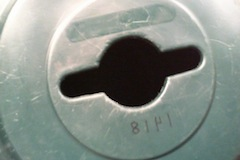
#> input picture robot-vision/GreenBinPhotos/BIn5.jpg, 240 x 160 px
$ python -i detectBlack.py   (imports and definitions only)   (older library calls are emulated)
#> lines starting #> are read from the running program, lines starting #| are printed output that depends on the picture; after the words box and inside, x2 and y2 are one past the last pixel; in counts of white or black regions, pixels touching at a corner belong together
#> further down, picture is the input picture: shape (160, 240, 3); mean B, G, R 136.7, 143.4, 134.8
import cv2
import numpy as np
import networktables

def threshold_range(im, lo, hi):
    unused, t1 = cv2.threshold(im, lo, 255, type=cv2.THRESH_BINARY)
    unused, t2 = cv2.threshold(im, hi, 255, type=cv2.THRESH_BINARY_INV)

    return cv2.bitwise_and(t1, t2)

def detect_black(img):

    width = img.shape[0]
#> width = 160

    #convert the color to hsv
    hsv = cv2.cvtColor(img, cv2.COLOR_BGR2HSV)
#> hsv: shape (160, 240, 3); mean H, S, V 55.2, 36.8, 145.2

    #split into images for each of those variables
    h, s, v = cv2.split(hsv)
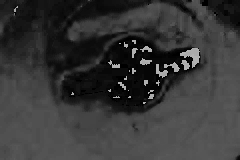
#> h: shape (160, 240); min 0, max 178, mean 55.2
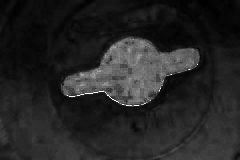
#> s: shape (160, 240); min 0, max 255, mean 36.8

    #look for a certain range of each variable
    s = threshold_range(s, 10, 160)
#> in threshold_range, `unused, t1 = cv2.threshold(im, lo, 255, type=cv2.THRESH_BINARY)`:
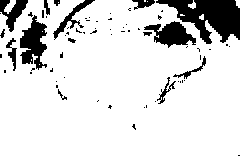
#> t1: shape (160, 240); 86.5% white; 68 black regions (53 under 20 px), largest, box (x1, y1, x2, y2) and area: (156, 0, 240, 44) 1980, (20, 15, 47, 70) 849, (144, 21, 196, 48) 725
#> in threshold_range, `unused, t1 = cv2.threshold(im, lo, 255, type=cv2.THRESH_BINARY)`: unused = 10
#> in threshold_range, `unused, t2 = cv2.threshold(im, hi, 255, type=cv2.THRESH_BINARY_INV)`: t2: shape (160, 240); 99.8% white; black in thin lines or dots, all inside (x1, y1, x2, y2) = (67, 47, 198, 106)
#> in threshold_range, `unused, t2 = cv2.threshold(im, hi, 255, type=cv2.THRESH_BINARY_INV)`: unused = 160
#> in threshold_range, `return cv2.bitwise_and(t1, t2)`:
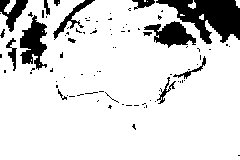
#> returned value: shape (160, 240); 86.2% white; 89 black regions (74 under 20 px), largest, box (x1, y1, x2, y2) and area: (156, 0, 240, 44) 1980, (20, 15, 47, 70) 849, (144, 21, 196, 48) 725
    v = threshold_range(v, 0, 120)
#> call 2 of threshold_range, with lo = 0, hi = 120
#> in threshold_range (call 2), `unused, t1 = cv2.threshold(im, lo, 255, type=cv2.THRESH_BINARY)`: t1: shape (160, 240); every value is 255
#> in threshold_range (call 2), `unused, t1 = cv2.threshold(im, lo, 255, type=cv2.THRESH_BINARY)`: unused = 0
#> in threshold_range (call 2), `unused, t2 = cv2.threshold(im, hi, 255, type=cv2.THRESH_BINARY_INV)`:
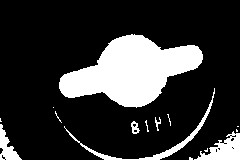
#> t2: shape (160, 240); 20.2% white; 15 white regions (9 under 20 px), largest, box (x1, y1, x2, y2) and area: (59, 34, 203, 108) 5946, (194, 131, 240, 160) 674, (64, 88, 215, 160) 635, (0, 124, 22, 160) 341, (131, 121, 140, 134) 66, (155, 117, 161, 131) 36
#> in threshold_range (call 2), `unused, t2 = cv2.threshold(im, hi, 255, type=cv2.THRESH_BINARY_INV)`: unused = 120

    #combine each of those images
    combined = cv2.bitwise_and(s,v)
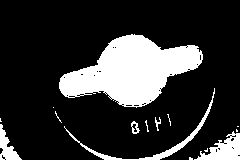
#> combined: shape (160, 240); 20% white; 15 white regions (9 under 20 px)

    #find contours on the image
    trash, contours, hierarchy = cv2.findContours(combined, cv2.RETR_TREE, cv2.CHAIN_APPROX_SIMPLE)
#> contours = 56 contours, 50 with area under 20; largest, box (x1, y1, x2, y2) and area: (59, 34, 203, 108) 5725, (194, 131, 240, 160) 614, (64, 88, 215, 160) 455, (0, 124, 22, 160) 295, (131, 121, 140, 134) 62, (131, 123, 138, 133) 30

    #get the raw x coordinate of each point in the contour and then take the average
    #of those points to find the center
    xCoordTotal = 0
    xCoordCounter= 0
    goodContours = []
    biggestArea = 0
    biggestContour = []

    for contour in range(0, len(contours)):
        contourArea = cv2.contourArea(contours[contour])

        if contourArea >= (width*2):

            if contourArea > biggestArea:
                biggestArea = contourArea
                biggestContour = contours[contour]

            c = contours[contour]
            goodContours.append(c)

            for co in range(0, len(c)):
                con = c[co]

                for cont in range(0, len(con)):
                    conto = con[cont]
                    xcoord = conto[0]
                    xCoordTotal = xCoordTotal + xcoord
                    xCoordCounter = xCoordCounter + 1
#> this loop made 56 passes
#> (contourArea, biggestArea) on passes 3, 25: (614, 614), (5725, 5725)
#> contourArea on passes 14, 16, 17, 24: 295, 62.5, 30, 455
#> after the loop, biggestArea = 5725; biggestContour = contour of 202 points, box (x1, y1, x2, y2) (59, 34, 203, 108), area 5725; goodContours = 3 contours; box (x1, y1, x2, y2) and area: (59, 34, 203, 108) 5725, (194, 131, 240, 160) 614, (64, 88, 215, 160) 455; xCoordCounter = 447; xCoordTotal = 68191

    if xCoordCounter != 0:
        xCoordAverage = xCoordTotal/xCoordCounter
#> xCoordAverage = 152.6
    else:
        xCoordAverage = 1

    #create a value between -1 & 1. -1 being left. 1 being right
    if len(biggestContour) > 0:
        x, y, w, h = cv2.boundingRect(biggestContour)
#> x = 59; y = 34; w = 144; h = 74
    else:
        x, y, w, h = 0, 0, 0, 0

    rectangle = [x, y, x + w, y, x + w, y + h, x, y +h]
#> rectangle = [59, 34, 203, 34, 203, 108, 59, 108]
    coordinates = networktables.NumberArray()

    for i in range(0, len(rectangle)):
        coordinates.append(rectangle[i])
#> this loop made 8 passes

    centerValue = (xCoordAverage-(width/2))/(width/2)
#> centerValue = 0.907
    cv2.drawContours(img, goodContours, -1, (0, 0, 255), 3)
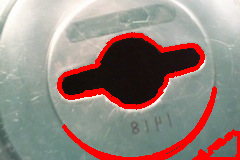
#> img: shape (160, 240, 3); mean B, G, R 127.5, 133.7, 149.3

    return centerValue, coordinates

>>> import cv2
>>> picture = cv2.imread('GreenBinPhotos/BIn5.jpg')
>>> result = detect_black(picture)

$ run again, on robot-vision/GreenBinPhotos/Bin10.jpg
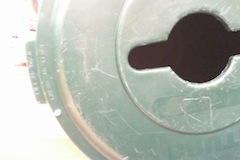
#> input picture robot-vision/GreenBinPhotos/Bin10.jpg, 240 x 160 px
#> picture is the input picture: shape (160, 240, 3); mean B, G, R 175.5, 184.6, 178.8
#> hsv: shape (160, 240, 3); mean H, S, V 47.5, 23.4, 186.7
#> in threshold_range, `unused, t1 = cv2.threshold(im, lo, 255, type=cv2.THRESH_BINARY)`:
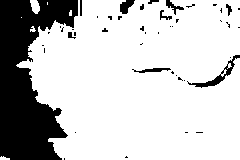
#> t1: shape (160, 240); 77.8% white; 46 black regions (36 under 20 px), largest, box (x1, y1, x2, y2) and area: (0, 0, 78, 160) 7538, (187, 55, 240, 88) 283, (120, 0, 135, 14) 129
#> in threshold_range, `unused, t1 = cv2.threshold(im, lo, 255, type=cv2.THRESH_BINARY)`: unused = 10
#> t2: shape (160, 240); 100% white; black in thin lines or dots, all inside (x1, y1, x2, y2) = (168, 54, 236, 83)
#> in threshold_range, `unused, t2 = cv2.threshold(im, hi, 255, type=cv2.THRESH_BINARY_INV)`: unused = 160
#> t1: shape (160, 240); every value is 255
#> t2: shape (160, 240); 12.8% white; 4 white regions (3 under 20 px), largest, box (x1, y1, x2, y2) and area: (128, 11, 240, 83) 4895
#> combined: shape (160, 240); 12.7% white; 4 white regions (3 under 20 px)
#> contours = 9 contours, 8 with area under 20; largest, box (x1, y1, x2, y2) and area: (128, 11, 240, 83) 4730
#> the loop in detect_black, `for contour in range(0, len(contours)):` made 9 passes
#> (contourArea, biggestArea) on pass 4: (4730, 4730)
#> after the loop in detect_black, `for contour in range(0, len(contours)):`: biggestArea = 4730; biggestContour = contour of 146 points, box (x1, y1, x2, y2) (128, 11, 240, 83), area 4730; goodContours = 1 contour; box (x1, y1, x2, y2) and area: (128, 11, 240, 83) 4730; xCoordCounter = 146; xCoordTotal = 27905
#> xCoordAverage = 191.1
#> in detect_black, `x, y, w, h = cv2.boundingRect(biggestContour)`: x = 128; y = 11; w = 112; h = 72
#> rectangle = [128, 11, 240, 11, 240, 83, 128, 83]
#> the loop in detect_black, `for i in range(0, len(rectangle)):` made 8 passes
#> centerValue = 1.39
#> in detect_black, `cv2.drawContours(img, goodContours, -1, (0, 0, 255), 3)`:
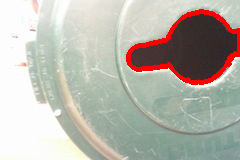
#> img: shape (160, 240, 3); mean B, G, R 172.1, 181, 184.1

$ run again, on robot-vision/GreenBinPhotos/Bin11.jpg
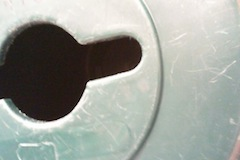
#> input picture robot-vision/GreenBinPhotos/Bin11.jpg, 240 x 160 px
#> picture is the input picture: shape (160, 240, 3); mean B, G, R 154.2, 160.8, 157.1
#> hsv: shape (160, 240, 3); mean H, S, V 43.7, 32.6, 163.6
#> t1: shape (160, 240); 78.8% white; 74 black regions (58 under 20 px), largest, box (x1, y1, x2, y2) and area: (143, 0, 240, 111) 3678, (0, 0, 105, 36) 2269, (0, 52, 145, 131) 1170
#> in threshold_range, `unused, t1 = cv2.threshold(im, lo, 255, type=cv2.THRESH_BINARY)`: unused = 10
#> t2: shape (160, 240); 99.8% white; black in thin lines or dots, all inside (x1, y1, x2, y2) = (0, 32, 141, 121)
#> in threshold_range, `unused, t2 = cv2.threshold(im, hi, 255, type=cv2.THRESH_BINARY_INV)`: unused = 160
#> t1: shape (160, 240); every value is 255
#> t2: shape (160, 240); 23.6% white; 4 white regions (2 under 20 px), largest, box (x1, y1, x2, y2) and area: (0, 22, 142, 122) 8956, (135, 100, 160, 155) 114
#> combined: shape (160, 240); 23.4% white; 4 white regions (2 under 20 px)
#> contours = 25 contours, 23 with area under 20; largest, box (x1, y1, x2, y2) and area: (0, 22, 142, 122) 8673, (135, 100, 160, 155) 59
#> the loop in detect_black, `for contour in range(0, len(contours)):` made 25 passes
#> (contourArea, biggestArea) on pass 4: (8673, 8673)
#> after the loop in detect_black, `for contour in range(0, len(contours)):`: biggestArea = 8673; biggestContour = contour of 280 points, box (x1, y1, x2, y2) (0, 22, 142, 122), area 8673; goodContours = 1 contour; box (x1, y1, x2, y2) and area: (0, 22, 142, 122) 8673; xCoordCounter = 280; xCoordTotal = 19611
#> xCoordAverage = 70.04
#> in detect_black, `x, y, w, h = cv2.boundingRect(biggestContour)`: x = 0; y = 22; w = 142; h = 100
#> rectangle = [0, 22, 142, 22, 142, 122, 0, 122]
#> the loop in detect_black, `for i in range(0, len(rectangle)):` made 8 passes
#> centerValue = -0.125
#> in detect_black, `cv2.drawContours(img, goodContours, -1, (0, 0, 255), 3)`:
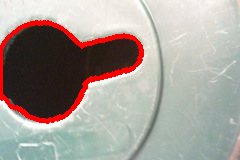
#> img: shape (160, 240, 3); mean B, G, R 150, 156.4, 164.7
